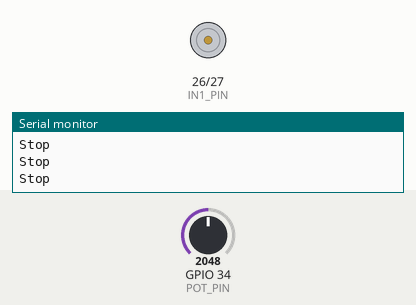
The sketch below on a simulated ESP32. Parts: motor-driver pin pairs drawn as motors (green arrow = first pin HIGH = forward, orange = second pin HIGH = backward, longer = more drive, scaled by the enable pin), the last lines printed to the serial monitor. Inputs (shaded band) come from the test bench; at power-on: GPIO 34 (POT_PIN) = 2048.

Above: at 1.2 s.
1.3 s: GPIO 34 (POT_PIN) set to 1830
2.8 s: GPIO 34 (POT_PIN) set to 1751
At 3.6 s:
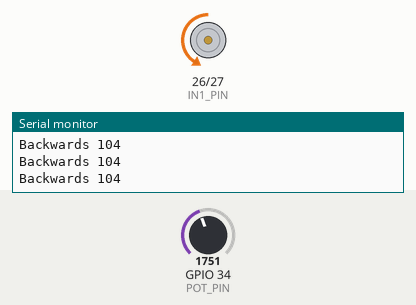
4.3 s: GPIO 34 (POT_PIN) set to 2340
At 4.9 s:
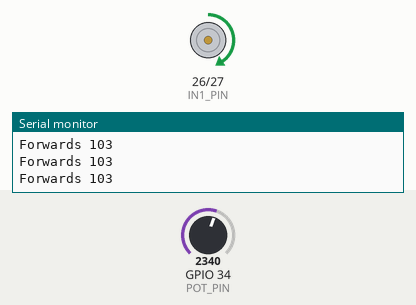
5.8 s: GPIO 34 (POT_PIN) set to 2866
At 6.2 s:
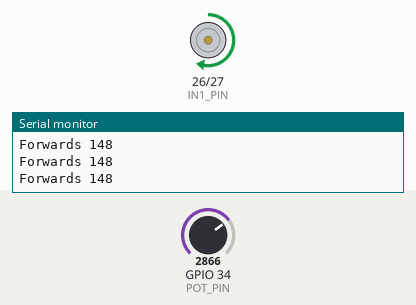
7.3 s: GPIO 34 (POT_PIN) set to 3603
At 8.5 s:
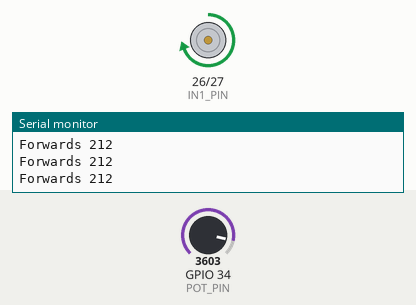
8.8 s: GPIO 34 (POT_PIN) set to 1228
At 9.9 s:
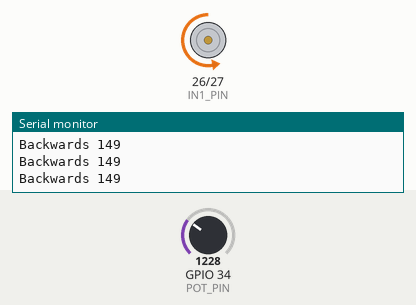
Timing chart, 0 to 11.3 s (numbered marks = the images above; inputs shaded):
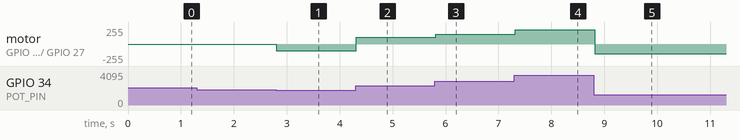

The sketch:

L15_FanKnob.ino
```cpp
// Lesson 15 challenge solution: fan speed knob
// Potentiometer on 34. Middle = stop, turn right = forwards,
// turn left = backwards. The further you turn, the faster it goes.

const int EN_PIN = 25;
const int IN1_PIN = 26;
const int IN2_PIN = 27;
const int POT_PIN = 34;

void motor(int speed, bool forward) {
  digitalWrite(IN1_PIN, forward);
  digitalWrite(IN2_PIN, !forward);
  analogWrite(EN_PIN, speed);
}

void setup() {
  Serial.begin(115200);
  pinMode(EN_PIN, OUTPUT);
  pinMode(IN1_PIN, OUTPUT);
  pinMode(IN2_PIN, OUTPUT);
}

void loop() {
  int knob = analogRead(POT_PIN);

  if (knob > 2300) {
    int speed = map(knob, 2300, 4095, 100, 255);
    motor(speed, true);
    Serial.print("Forwards ");
    Serial.println(speed);
  } else if (knob < 1800) {
    int speed = map(knob, 1800, 0, 100, 255);
    motor(speed, false);
    Serial.print("Backwards ");
    Serial.println(speed);
  } else {
    motor(0, true);
    Serial.println("Stop");
  }
  delay(100);
}
```

Measured:
- the behaviour switches between 1800 and 1799 on GPIO 34 (POT_PIN) (found by bisection; images 0 and 1)
- after the input at 2.8 s, motor on GPIO 26 (IN1_PIN) / GPIO 27 (IN2_PIN): stopped → backward 104/255 at once
- after the input at 4.3 s, motor on GPIO 26 (IN1_PIN) / GPIO 27 (IN2_PIN): backward 104/255 → forward 103/255 at once
- after the input at 5.8 s, motor on GPIO 26 (IN1_PIN) / GPIO 27 (IN2_PIN): forward 103/255 → forward 148/255 at once
- after the input at 7.3 s, motor on GPIO 26 (IN1_PIN) / GPIO 27 (IN2_PIN): forward 148/255 → forward 212/255 at once
- after the input at 8.8 s, motor on GPIO 26 (IN1_PIN) / GPIO 27 (IN2_PIN): forward 212/255 → backward 149/255 at once
